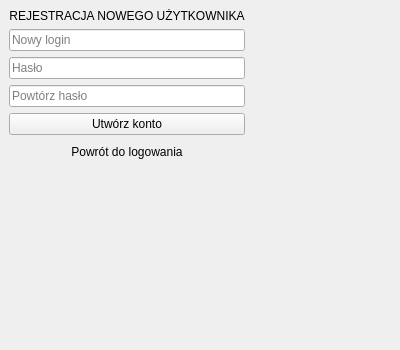
<?xml version="1.0" encoding="UTF-8"?>
<ui version="4.0">
 <class>RegisterWidget</class>
 <widget class="QWidget" name="RegisterWidget">
  <property name="geometry">
   <rect>
    <x>0</x>
    <y>0</y>
    <width>400</width>
    <height>350</height>
   </rect>
  </property>
  <property name="windowTitle">
   <string>System Bankowy z Wieloma Kontami</string>
  </property>
  <widget class="QWidget" name="centralwidget">
   <layout class="QVBoxLayout" name="verticalLayout">
    <item>
     <widget class="QStackedWidget" name="stackedWidget">
      <property name="currentIndex">
       <number>1</number>
      </property>
      <widget class="QWidget" name="registerPage">
       <layout class="QVBoxLayout" name="vbox3">
        <item>
         <widget class="QLabel" name="labelReg">
          <property name="text">
           <string>REJESTRACJA NOWEGO UŻYTKOWNIKA</string>
          </property>
          <property name="alignment">
           <set>Qt::AlignCenter</set>
          </property>
         </widget>
        </item>
        <item>
         <widget class="QLineEdit" name="editRegUser">
          <property name="placeholderText">
           <string>Nowy login</string>
          </property>
         </widget>
        </item>
        <item>
         <widget class="QLineEdit" name="editRegPass">
          <property name="echoMode">
           <enum>QLineEdit::Password</enum>
          </property>
          <property name="placeholderText">
           <string>Hasło</string>
          </property>
         </widget>
        </item>
        <item>
         <widget class="QLineEdit" name="editRegPassConfirm">
          <property name="echoMode">
           <enum>QLineEdit::Password</enum>
          </property>
          <property name="placeholderText">
           <string>Powtórz hasło</string>
          </property>
         </widget>
        </item>
        <item>
         <widget class="QPushButton" name="btnRegisterSubmit">
          <property name="text">
           <string>Utwórz konto</string>
          </property>
         </widget>
        </item>
        <item>
         <widget class="QPushButton" name="btnCancelRegister">
          <property name="text">
           <string>Powrót do logowania</string>
          </property>
          <property name="flat">
           <bool>true</bool>
          </property>
         </widget>
        </item>
       </layout>
      </widget>
     </widget>
    </item>
   </layout>
  </widget>
 </widget>
 <resources/>
 <connections/>
</ui>
